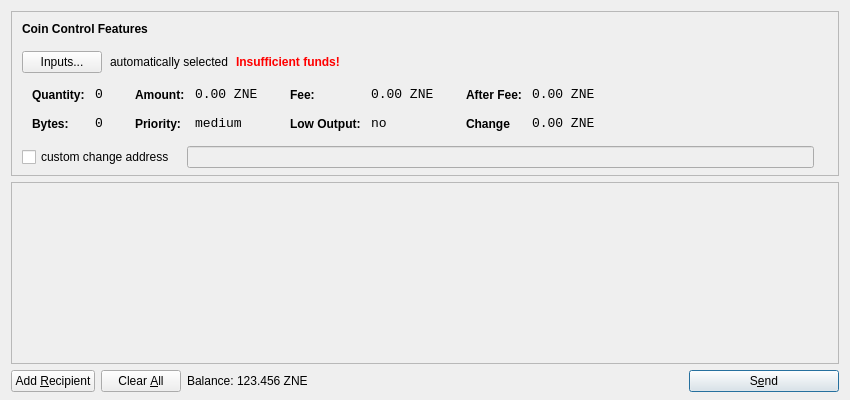
<?xml version="1.0" encoding="UTF-8"?>
<ui version="4.0">
 <class>SendCoinsDialog</class>
 <widget class="QDialog" name="SendCoinsDialog">
  <property name="geometry">
   <rect>
    <x>0</x>
    <y>0</y>
    <width>850</width>
    <height>400</height>
   </rect>
  </property>
  <property name="windowTitle">
   <string>Send Coins</string>
  </property>
  <layout class="QVBoxLayout" name="verticalLayout" stretch="0,1,0">
   <property name="bottomMargin">
    <number>8</number>
   </property>
   <item>
    <widget class="QFrame" name="frameCoinControl">
     <property name="sizePolicy">
      <sizepolicy hsizetype="Expanding" vsizetype="Expanding">
       <horstretch>0</horstretch>
       <verstretch>0</verstretch>
      </sizepolicy>
     </property>
     <property name="maximumSize">
      <size>
       <width>16777215</width>
       <height>16777215</height>
      </size>
     </property>
     <property name="frameShape">
      <enum>QFrame::StyledPanel</enum>
     </property>
     <property name="frameShadow">
      <enum>QFrame::Sunken</enum>
     </property>
     <layout class="QVBoxLayout" name="verticalLayoutCoinControl2">
      <property name="spacing">
       <number>-1</number>
      </property>
      <property name="leftMargin">
       <number>0</number>
      </property>
      <property name="topMargin">
       <number>0</number>
      </property>
      <property name="rightMargin">
       <number>0</number>
      </property>
      <property name="bottomMargin">
       <number>6</number>
      </property>
      <item>
       <layout class="QVBoxLayout" name="verticalLayoutCoinControl" stretch="0,0,0,0,1">
        <property name="spacing">
         <number>0</number>
        </property>
        <property name="leftMargin">
         <number>10</number>
        </property>
        <property name="topMargin">
         <number>10</number>
        </property>
        <item>
         <layout class="QHBoxLayout" name="horizontalLayoutCoinControl1">
          <property name="bottomMargin">
           <number>15</number>
          </property>
          <item>
           <widget class="QLabel" name="labelCoinControlFeatures">
            <property name="sizePolicy">
             <sizepolicy hsizetype="Preferred" vsizetype="Maximum">
              <horstretch>0</horstretch>
              <verstretch>0</verstretch>
             </sizepolicy>
            </property>
            <property name="font">
             <font>
              <weight>75</weight>
              <bold>true</bold>
             </font>
            </property>
            <property name="styleSheet">
             <string notr="true">font-weight:bold;</string>
            </property>
            <property name="text">
             <string>Coin Control Features</string>
            </property>
           </widget>
          </item>
         </layout>
        </item>
        <item>
         <layout class="QHBoxLayout" name="horizontalLayoutCoinControl2" stretch="0,0,0,0">
          <property name="spacing">
           <number>8</number>
          </property>
          <property name="bottomMargin">
           <number>10</number>
          </property>
          <item>
           <widget class="QPushButton" name="pushButtonCoinControl">
            <property name="styleSheet">
             <string notr="true"/>
            </property>
            <property name="text">
             <string>Inputs...</string>
            </property>
           </widget>
          </item>
          <item>
           <widget class="QLabel" name="labelCoinControlAutomaticallySelected">
            <property name="text">
             <string>automatically selected</string>
            </property>
            <property name="margin">
             <number>5</number>
            </property>
           </widget>
          </item>
          <item>
           <widget class="QLabel" name="labelCoinControlInsuffFunds">
            <property name="font">
             <font>
              <weight>75</weight>
              <bold>true</bold>
             </font>
            </property>
            <property name="styleSheet">
             <string notr="true">color:red;font-weight:bold;</string>
            </property>
            <property name="text">
             <string>Insufficient funds!</string>
            </property>
            <property name="margin">
             <number>5</number>
            </property>
           </widget>
          </item>
          <item>
           <spacer name="horizontalSpacerCoinControl">
            <property name="orientation">
             <enum>Qt::Horizontal</enum>
            </property>
            <property name="sizeHint" stdset="0">
             <size>
              <width>40</width>
              <height>1</height>
             </size>
            </property>
           </spacer>
          </item>
         </layout>
        </item>
        <item>
         <widget class="QWidget" name="widgetCoinControl" native="true">
          <property name="sizePolicy">
           <sizepolicy hsizetype="Preferred" vsizetype="Preferred">
            <horstretch>0</horstretch>
            <verstretch>0</verstretch>
           </sizepolicy>
          </property>
          <property name="minimumSize">
           <size>
            <width>0</width>
            <height>0</height>
           </size>
          </property>
          <property name="styleSheet">
           <string notr="true"/>
          </property>
          <layout class="QHBoxLayout" name="horizontalLayoutCoinControl5">
           <property name="margin">
            <number>0</number>
           </property>
           <item>
            <layout class="QHBoxLayout" name="horizontalLayoutCoinControl3" stretch="0,0,0,1">
             <property name="spacing">
              <number>20</number>
             </property>
             <property name="topMargin">
              <number>0</number>
             </property>
             <property name="bottomMargin">
              <number>10</number>
             </property>
             <item>
              <layout class="QFormLayout" name="formLayoutCoinControl1">
               <property name="horizontalSpacing">
                <number>10</number>
               </property>
               <property name="verticalSpacing">
                <number>14</number>
               </property>
               <property name="leftMargin">
                <number>10</number>
               </property>
               <property name="topMargin">
                <number>4</number>
               </property>
               <property name="rightMargin">
                <number>6</number>
               </property>
               <item row="0" column="0">
                <widget class="QLabel" name="labelCoinControlQuantityText">
                 <property name="styleSheet">
                  <string notr="true">font-weight:bold;</string>
                 </property>
                 <property name="text">
                  <string>Quantity:</string>
                 </property>
                 <property name="margin">
                  <number>0</number>
                 </property>
                </widget>
               </item>
               <item row="0" column="1">
                <widget class="QLabel" name="labelCoinControlQuantity">
                 <property name="font">
                  <font>
                   <family>Monospace</family>
                   <pointsize>10</pointsize>
                  </font>
                 </property>
                 <property name="cursor">
                  <cursorShape>IBeamCursor</cursorShape>
                 </property>
                 <property name="contextMenuPolicy">
                  <enum>Qt::ActionsContextMenu</enum>
                 </property>
                 <property name="text">
                  <string>0</string>
                 </property>
                 <property name="margin">
                  <number>0</number>
                 </property>
                 <property name="textInteractionFlags">
                  <set>Qt::LinksAccessibleByMouse|Qt::TextSelectableByKeyboard|Qt::TextSelectableByMouse</set>
                 </property>
                </widget>
               </item>
               <item row="1" column="0">
                <widget class="QLabel" name="labelCoinControlBytesText">
                 <property name="styleSheet">
                  <string notr="true">font-weight:bold;</string>
                 </property>
                 <property name="text">
                  <string>Bytes:</string>
                 </property>
                </widget>
               </item>
               <item row="1" column="1">
                <widget class="QLabel" name="labelCoinControlBytes">
                 <property name="font">
                  <font>
                   <family>Monospace</family>
                   <pointsize>10</pointsize>
                  </font>
                 </property>
                 <property name="cursor">
                  <cursorShape>IBeamCursor</cursorShape>
                 </property>
                 <property name="contextMenuPolicy">
                  <enum>Qt::ActionsContextMenu</enum>
                 </property>
                 <property name="text">
                  <string>0</string>
                 </property>
                 <property name="textInteractionFlags">
                  <set>Qt::LinksAccessibleByMouse|Qt::TextSelectableByKeyboard|Qt::TextSelectableByMouse</set>
                 </property>
                </widget>
               </item>
              </layout>
             </item>
             <item>
              <layout class="QFormLayout" name="formLayoutCoinControl2">
               <property name="horizontalSpacing">
                <number>10</number>
               </property>
               <property name="verticalSpacing">
                <number>14</number>
               </property>
               <property name="leftMargin">
                <number>6</number>
               </property>
               <property name="topMargin">
                <number>4</number>
               </property>
               <property name="rightMargin">
                <number>6</number>
               </property>
               <item row="0" column="0">
                <widget class="QLabel" name="labelCoinControlAmountText">
                 <property name="styleSheet">
                  <string notr="true">font-weight:bold;</string>
                 </property>
                 <property name="text">
                  <string>Amount:</string>
                 </property>
                 <property name="margin">
                  <number>0</number>
                 </property>
                </widget>
               </item>
               <item row="0" column="1">
                <widget class="QLabel" name="labelCoinControlAmount">
                 <property name="font">
                  <font>
                   <family>Monospace</family>
                   <pointsize>10</pointsize>
                  </font>
                 </property>
                 <property name="cursor">
                  <cursorShape>IBeamCursor</cursorShape>
                 </property>
                 <property name="contextMenuPolicy">
                  <enum>Qt::ActionsContextMenu</enum>
                 </property>
                 <property name="text">
                  <string>0.00 ZNE</string>
                 </property>
                 <property name="textInteractionFlags">
                  <set>Qt::LinksAccessibleByMouse|Qt::TextSelectableByKeyboard|Qt::TextSelectableByMouse</set>
                 </property>
                </widget>
               </item>
               <item row="1" column="0">
                <widget class="QLabel" name="labelCoinControlPriorityText">
                 <property name="styleSheet">
                  <string notr="true">font-weight:bold;</string>
                 </property>
                 <property name="text">
                  <string>Priority:</string>
                 </property>
                </widget>
               </item>
               <item row="1" column="1">
                <widget class="QLabel" name="labelCoinControlPriority">
                 <property name="font">
                  <font>
                   <family>Monospace</family>
                   <pointsize>10</pointsize>
                  </font>
                 </property>
                 <property name="cursor">
                  <cursorShape>IBeamCursor</cursorShape>
                 </property>
                 <property name="contextMenuPolicy">
                  <enum>Qt::ActionsContextMenu</enum>
                 </property>
                 <property name="text">
                  <string>medium</string>
                 </property>
                 <property name="textInteractionFlags">
                  <set>Qt::LinksAccessibleByMouse|Qt::TextSelectableByKeyboard|Qt::TextSelectableByMouse</set>
                 </property>
                </widget>
               </item>
              </layout>
             </item>
             <item>
              <layout class="QFormLayout" name="formLayoutCoinControl3">
               <property name="horizontalSpacing">
                <number>10</number>
               </property>
               <property name="verticalSpacing">
                <number>14</number>
               </property>
               <property name="leftMargin">
                <number>6</number>
               </property>
               <property name="topMargin">
                <number>4</number>
               </property>
               <property name="rightMargin">
                <number>6</number>
               </property>
               <item row="0" column="0">
                <widget class="QLabel" name="labelCoinControlFeeText">
                 <property name="styleSheet">
                  <string notr="true">font-weight:bold;</string>
                 </property>
                 <property name="text">
                  <string>Fee:</string>
                 </property>
                 <property name="margin">
                  <number>0</number>
                 </property>
                </widget>
               </item>
               <item row="0" column="1">
                <widget class="QLabel" name="labelCoinControlFee">
                 <property name="font">
                  <font>
                   <family>Monospace</family>
                   <pointsize>10</pointsize>
                  </font>
                 </property>
                 <property name="cursor">
                  <cursorShape>IBeamCursor</cursorShape>
                 </property>
                 <property name="contextMenuPolicy">
                  <enum>Qt::ActionsContextMenu</enum>
                 </property>
                 <property name="text">
                  <string>0.00 ZNE</string>
                 </property>
                 <property name="textInteractionFlags">
                  <set>Qt::LinksAccessibleByMouse|Qt::TextSelectableByKeyboard|Qt::TextSelectableByMouse</set>
                 </property>
                </widget>
               </item>
               <item row="1" column="0">
                <widget class="QLabel" name="labelCoinControlLowOutputText">
                 <property name="styleSheet">
                  <string notr="true">font-weight:bold;</string>
                 </property>
                 <property name="text">
                  <string>Low Output:</string>
                 </property>
                </widget>
               </item>
               <item row="1" column="1">
                <widget class="QLabel" name="labelCoinControlLowOutput">
                 <property name="font">
                  <font>
                   <family>Monospace</family>
                   <pointsize>10</pointsize>
                  </font>
                 </property>
                 <property name="cursor">
                  <cursorShape>IBeamCursor</cursorShape>
                 </property>
                 <property name="contextMenuPolicy">
                  <enum>Qt::ActionsContextMenu</enum>
                 </property>
                 <property name="text">
                  <string>no</string>
                 </property>
                 <property name="textInteractionFlags">
                  <set>Qt::LinksAccessibleByMouse|Qt::TextSelectableByKeyboard|Qt::TextSelectableByMouse</set>
                 </property>
                </widget>
               </item>
              </layout>
             </item>
             <item>
              <layout class="QFormLayout" name="formLayoutCoinControl4">
               <property name="horizontalSpacing">
                <number>10</number>
               </property>
               <property name="verticalSpacing">
                <number>14</number>
               </property>
               <property name="leftMargin">
                <number>6</number>
               </property>
               <property name="topMargin">
                <number>4</number>
               </property>
               <property name="rightMargin">
                <number>6</number>
               </property>
               <item row="0" column="0">
                <widget class="QLabel" name="labelCoinControlAfterFeeText">
                 <property name="styleSheet">
                  <string notr="true">font-weight:bold;</string>
                 </property>
                 <property name="text">
                  <string>After Fee:</string>
                 </property>
                 <property name="margin">
                  <number>0</number>
                 </property>
                </widget>
               </item>
               <item row="0" column="1">
                <widget class="QLabel" name="labelCoinControlAfterFee">
                 <property name="font">
                  <font>
                   <family>Monospace</family>
                   <pointsize>10</pointsize>
                  </font>
                 </property>
                 <property name="cursor">
                  <cursorShape>IBeamCursor</cursorShape>
                 </property>
                 <property name="contextMenuPolicy">
                  <enum>Qt::ActionsContextMenu</enum>
                 </property>
                 <property name="text">
                  <string>0.00 ZNE</string>
                 </property>
                 <property name="textInteractionFlags">
                  <set>Qt::LinksAccessibleByMouse|Qt::TextSelectableByKeyboard|Qt::TextSelectableByMouse</set>
                 </property>
                </widget>
               </item>
               <item row="1" column="0">
                <widget class="QLabel" name="labelCoinControlChangeText">
                 <property name="styleSheet">
                  <string notr="true">font-weight:bold;</string>
                 </property>
                 <property name="text">
                  <string>Change</string>
                 </property>
                </widget>
               </item>
               <item row="1" column="1">
                <widget class="QLabel" name="labelCoinControlChange">
                 <property name="font">
                  <font>
                   <family>Monospace</family>
                   <pointsize>10</pointsize>
                  </font>
                 </property>
                 <property name="cursor">
                  <cursorShape>IBeamCursor</cursorShape>
                 </property>
                 <property name="contextMenuPolicy">
                  <enum>Qt::ActionsContextMenu</enum>
                 </property>
                 <property name="text">
                  <string>0.00 ZNE</string>
                 </property>
                 <property name="textInteractionFlags">
                  <set>Qt::LinksAccessibleByMouse|Qt::TextSelectableByKeyboard|Qt::TextSelectableByMouse</set>
                 </property>
                </widget>
               </item>
              </layout>
             </item>
            </layout>
           </item>
          </layout>
         </widget>
        </item>
        <item>
         <layout class="QHBoxLayout" name="horizontalLayoutCoinControl4" stretch="0,0,0">
          <property name="spacing">
           <number>12</number>
          </property>
          <property name="sizeConstraint">
           <enum>QLayout::SetDefaultConstraint</enum>
          </property>
          <property name="topMargin">
           <number>5</number>
          </property>
          <property name="rightMargin">
           <number>5</number>
          </property>
          <item>
           <widget class="QCheckBox" name="checkBoxCoinControlChange">
            <property name="text">
             <string>custom change address</string>
            </property>
           </widget>
          </item>
          <item>
           <widget class="QLineEdit" name="lineEditCoinControlChange">
            <property name="enabled">
             <bool>false</bool>
            </property>
            <property name="sizePolicy">
             <sizepolicy hsizetype="Expanding" vsizetype="Fixed">
              <horstretch>0</horstretch>
              <verstretch>0</verstretch>
             </sizepolicy>
            </property>
           </widget>
          </item>
          <item>
           <widget class="QLabel" name="labelCoinControlChangeLabel">
            <property name="sizePolicy">
             <sizepolicy hsizetype="Preferred" vsizetype="Expanding">
              <horstretch>0</horstretch>
              <verstretch>0</verstretch>
             </sizepolicy>
            </property>
            <property name="minimumSize">
             <size>
              <width>0</width>
              <height>0</height>
             </size>
            </property>
            <property name="text">
             <string/>
            </property>
            <property name="margin">
             <number>3</number>
            </property>
           </widget>
          </item>
         </layout>
        </item>
        <item>
         <spacer name="verticalSpacerCoinControl">
          <property name="orientation">
           <enum>Qt::Vertical</enum>
          </property>
          <property name="sizeHint" stdset="0">
           <size>
            <width>800</width>
            <height>1</height>
           </size>
          </property>
         </spacer>
        </item>
       </layout>
      </item>
     </layout>
    </widget>
   </item>
   <item>
    <widget class="QScrollArea" name="scrollArea">
     <property name="widgetResizable">
      <bool>true</bool>
     </property>
     <widget class="QWidget" name="scrollAreaWidgetContents">
      <property name="geometry">
       <rect>
        <x>0</x>
        <y>0</y>
        <width>830</width>
        <height>165</height>
       </rect>
      </property>
      <layout class="QVBoxLayout" name="verticalLayout_2">
       <property name="margin">
        <number>0</number>
       </property>
       <item>
        <layout class="QVBoxLayout" name="entries">
         <property name="spacing">
          <number>6</number>
         </property>
        </layout>
       </item>
       <item>
        <spacer name="verticalSpacer">
         <property name="orientation">
          <enum>Qt::Vertical</enum>
         </property>
         <property name="sizeHint" stdset="0">
          <size>
           <width>20</width>
           <height>40</height>
          </size>
         </property>
        </spacer>
       </item>
      </layout>
     </widget>
    </widget>
   </item>
   <item>
    <layout class="QHBoxLayout" name="horizontalLayout">
     <item>
      <widget class="QPushButton" name="addButton">
       <property name="toolTip">
        <string>Send to multiple recipients at once</string>
       </property>
       <property name="text">
        <string>Add &amp;Recipient</string>
       </property>
       <property name="icon">
        <iconset resource="../bitcoin.qrc">
         <normaloff>:/icons/add</normaloff>:/icons/add</iconset>
       </property>
       <property name="autoDefault">
        <bool>false</bool>
       </property>
      </widget>
     </item>
     <item>
      <widget class="QPushButton" name="clearButton">
       <property name="sizePolicy">
        <sizepolicy hsizetype="Minimum" vsizetype="Fixed">
         <horstretch>0</horstretch>
         <verstretch>0</verstretch>
        </sizepolicy>
       </property>
       <property name="toolTip">
        <string>Remove all transaction fields</string>
       </property>
       <property name="text">
        <string>Clear &amp;All</string>
       </property>
       <property name="icon">
        <iconset resource="../bitcoin.qrc">
         <normaloff>:/icons/remove</normaloff>:/icons/remove</iconset>
       </property>
       <property name="autoRepeatDelay">
        <number>300</number>
       </property>
       <property name="autoDefault">
        <bool>false</bool>
       </property>
      </widget>
     </item>
     <item>
      <layout class="QHBoxLayout" name="horizontalLayout_2">
       <property name="spacing">
        <number>3</number>
       </property>
       <item>
        <widget class="QLabel" name="label">
         <property name="sizePolicy">
          <sizepolicy hsizetype="Preferred" vsizetype="Fixed">
           <horstretch>0</horstretch>
           <verstretch>0</verstretch>
          </sizepolicy>
         </property>
         <property name="text">
          <string>Balance:</string>
         </property>
        </widget>
       </item>
       <item>
        <widget class="QLabel" name="labelBalance">
         <property name="sizePolicy">
          <sizepolicy hsizetype="Preferred" vsizetype="Fixed">
           <horstretch>0</horstretch>
           <verstretch>0</verstretch>
          </sizepolicy>
         </property>
         <property name="cursor">
          <cursorShape>IBeamCursor</cursorShape>
         </property>
         <property name="text">
          <string>123.456 ZNE</string>
         </property>
         <property name="textInteractionFlags">
          <set>Qt::LinksAccessibleByMouse|Qt::TextSelectableByKeyboard|Qt::TextSelectableByMouse</set>
         </property>
        </widget>
       </item>
      </layout>
     </item>
     <item>
      <spacer name="horizontalSpacer">
       <property name="orientation">
        <enum>Qt::Horizontal</enum>
       </property>
       <property name="sizeHint" stdset="0">
        <size>
         <width>40</width>
         <height>20</height>
        </size>
       </property>
      </spacer>
     </item>
     <item>
      <widget class="QPushButton" name="sendButton">
       <property name="minimumSize">
        <size>
         <width>150</width>
         <height>0</height>
        </size>
       </property>
       <property name="toolTip">
        <string>Confirm the send action</string>
       </property>
       <property name="text">
        <string>S&amp;end</string>
       </property>
       <property name="icon">
        <iconset resource="../bitcoin.qrc">
         <normaloff>:/icons/send</normaloff>:/icons/send</iconset>
       </property>
       <property name="default">
        <bool>true</bool>
       </property>
      </widget>
     </item>
    </layout>
   </item>
  </layout>
 </widget>
 <resources>
  <include location="../bitcoin.qrc"/>
 </resources>
 <connections/>
</ui>
